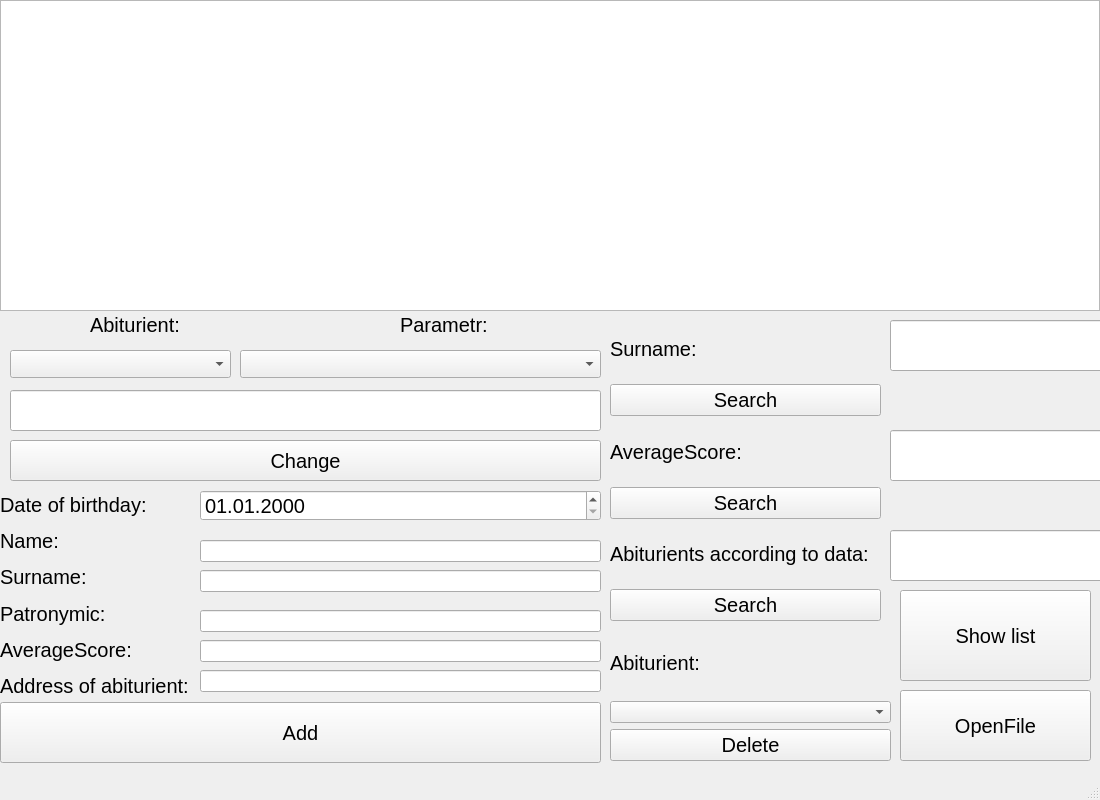
<?xml version="1.0" encoding="UTF-8"?>
<ui version="4.0">
 <class>MainWindow</class>
 <widget class="QMainWindow" name="MainWindow">
  <property name="geometry">
   <rect>
    <x>0</x>
    <y>0</y>
    <width>1100</width>
    <height>800</height>
   </rect>
  </property>
  <property name="windowTitle">
   <string>MainWindow</string>
  </property>
  <widget class="QWidget" name="centralwidget">
   <widget class="QTableWidget" name="tableWidget">
    <property name="geometry">
     <rect>
      <x>0</x>
      <y>0</y>
      <width>1100</width>
      <height>311</height>
     </rect>
    </property>
   </widget>
   <widget class="QWidget" name="layoutWidget">
    <property name="geometry">
     <rect>
      <x>0</x>
      <y>490</y>
      <width>192</width>
      <height>211</height>
     </rect>
    </property>
    <layout class="QVBoxLayout" name="verticalLayout">
     <item>
      <widget class="QLabel" name="label_3">
       <property name="styleSheet">
        <string notr="true">font-size: 20px;
color: rgb(0, 0, 0);</string>
       </property>
       <property name="text">
        <string>Date of birthday:</string>
       </property>
      </widget>
     </item>
     <item>
      <widget class="QLabel" name="label_4">
       <property name="styleSheet">
        <string notr="true">font-size: 20px;
color: rgb(0, 0, 0);</string>
       </property>
       <property name="text">
        <string>Name:</string>
       </property>
      </widget>
     </item>
     <item>
      <widget class="QLabel" name="label_9">
       <property name="styleSheet">
        <string notr="true">font-size: 20px;
color: rgb(0, 0, 0);</string>
       </property>
       <property name="text">
        <string>Surname:</string>
       </property>
      </widget>
     </item>
     <item>
      <widget class="QLabel" name="label_10">
       <property name="styleSheet">
        <string notr="true">font-size: 20px;
color: rgb(0, 0, 0);</string>
       </property>
       <property name="text">
        <string>Patronymic:</string>
       </property>
      </widget>
     </item>
     <item>
      <widget class="QLabel" name="label_11">
       <property name="styleSheet">
        <string notr="true">font-size: 20px;
color: rgb(0, 0, 0);</string>
       </property>
       <property name="text">
        <string>AverageScore:</string>
       </property>
      </widget>
     </item>
     <item>
      <widget class="QLabel" name="label_12">
       <property name="styleSheet">
        <string notr="true">font-size: 20px;
color: rgb(0, 0, 0);</string>
       </property>
       <property name="text">
        <string>Address of abiturient:</string>
       </property>
      </widget>
     </item>
    </layout>
   </widget>
   <widget class="QPushButton" name="pushButton_showList">
    <property name="geometry">
     <rect>
      <x>900</x>
      <y>590</y>
      <width>191</width>
      <height>91</height>
     </rect>
    </property>
    <property name="styleSheet">
     <string notr="true">font-size: 20px;
color: rgb(0, 0, 0);</string>
    </property>
    <property name="text">
     <string>Show list</string>
    </property>
   </widget>
   <widget class="QPushButton" name="pushButton_openFile">
    <property name="geometry">
     <rect>
      <x>900</x>
      <y>690</y>
      <width>191</width>
      <height>71</height>
     </rect>
    </property>
    <property name="styleSheet">
     <string notr="true">font-size: 20px;
color: rgb(0, 0, 0);</string>
    </property>
    <property name="text">
     <string>OpenFile</string>
    </property>
   </widget>
   <widget class="QWidget" name="layoutWidget_2">
    <property name="geometry">
     <rect>
      <x>610</x>
      <y>630</y>
      <width>281</width>
      <height>131</height>
     </rect>
    </property>
    <layout class="QVBoxLayout" name="verticalLayout_3">
     <item>
      <widget class="QLabel" name="label_2">
       <property name="styleSheet">
        <string notr="true">font-size: 20px;
color: rgb(0, 0, 0);</string>
       </property>
       <property name="text">
        <string>Abiturient:</string>
       </property>
      </widget>
     </item>
     <item>
      <widget class="QComboBox" name="comboBox"/>
     </item>
     <item>
      <widget class="QPushButton" name="delete_Button">
       <property name="styleSheet">
        <string notr="true">font-size: 20px;
color: rgb(0, 0, 0);</string>
       </property>
       <property name="text">
        <string>Delete</string>
       </property>
      </widget>
     </item>
    </layout>
   </widget>
   <widget class="QWidget" name="layoutWidget">
    <property name="geometry">
     <rect>
      <x>610</x>
      <y>320</y>
      <width>271</width>
      <height>301</height>
     </rect>
    </property>
    <layout class="QVBoxLayout" name="verticalLayout_2">
     <item>
      <widget class="QLabel" name="label_8">
       <property name="styleSheet">
        <string notr="true">font-size: 20px;
color: rgb(0, 0, 0);</string>
       </property>
       <property name="text">
        <string>Surname:</string>
       </property>
      </widget>
     </item>
     <item>
      <widget class="QPushButton" name="searchSurname_Button">
       <property name="styleSheet">
        <string notr="true">font-size: 20px;
color: rgb(0, 0, 0);</string>
       </property>
       <property name="text">
        <string>Search</string>
       </property>
      </widget>
     </item>
     <item>
      <widget class="QLabel" name="label_7">
       <property name="styleSheet">
        <string notr="true">font-size: 20px;
color: rgb(0, 0, 0);</string>
       </property>
       <property name="text">
        <string>AverageScore:</string>
       </property>
      </widget>
     </item>
     <item>
      <widget class="QPushButton" name="searchDepartment_Button">
       <property name="styleSheet">
        <string notr="true">font-size: 20px;
color: rgb(0, 0, 0);</string>
       </property>
       <property name="text">
        <string>Search</string>
       </property>
      </widget>
     </item>
     <item>
      <widget class="QLabel" name="label">
       <property name="styleSheet">
        <string notr="true">font-size: 20px;
color: rgb(0, 0, 0);</string>
       </property>
       <property name="text">
        <string>Abiturients according to data:</string>
       </property>
      </widget>
     </item>
     <item>
      <widget class="QPushButton" name="searchWorkExp_Button">
       <property name="styleSheet">
        <string notr="true">font-size: 20px;
color: rgb(0, 0, 0);</string>
       </property>
       <property name="text">
        <string>Search</string>
       </property>
      </widget>
     </item>
    </layout>
   </widget>
   <widget class="QLabel" name="label_5">
    <property name="geometry">
     <rect>
      <x>90</x>
      <y>309</y>
      <width>121</width>
      <height>31</height>
     </rect>
    </property>
    <property name="styleSheet">
     <string notr="true">font-size: 20px;
color: rgb(0, 0, 0);</string>
    </property>
    <property name="text">
     <string>Abiturient:</string>
    </property>
   </widget>
   <widget class="QComboBox" name="comboBox_5">
    <property name="geometry">
     <rect>
      <x>240</x>
      <y>350</y>
      <width>361</width>
      <height>28</height>
     </rect>
    </property>
   </widget>
   <widget class="QLabel" name="label_6">
    <property name="geometry">
     <rect>
      <x>400</x>
      <y>309</y>
      <width>91</width>
      <height>31</height>
     </rect>
    </property>
    <property name="styleSheet">
     <string notr="true">font-size: 20px;
color: rgb(0, 0, 0);</string>
    </property>
    <property name="text">
     <string>Parametr:</string>
    </property>
   </widget>
   <widget class="QLineEdit" name="lineEdit_4">
    <property name="geometry">
     <rect>
      <x>10</x>
      <y>390</y>
      <width>591</width>
      <height>41</height>
     </rect>
    </property>
   </widget>
   <widget class="QPushButton" name="change_Button">
    <property name="geometry">
     <rect>
      <x>10</x>
      <y>440</y>
      <width>591</width>
      <height>41</height>
     </rect>
    </property>
    <property name="styleSheet">
     <string notr="true">font-size: 20px;
color: rgb(0, 0, 0);</string>
    </property>
    <property name="text">
     <string>Change</string>
    </property>
   </widget>
   <widget class="QComboBox" name="comboBox_2">
    <property name="geometry">
     <rect>
      <x>10</x>
      <y>350</y>
      <width>221</width>
      <height>28</height>
     </rect>
    </property>
   </widget>
   <widget class="QLineEdit" name="lineEdit_nameAdd">
    <property name="geometry">
     <rect>
      <x>200</x>
      <y>540</y>
      <width>401</width>
      <height>22</height>
     </rect>
    </property>
    <property name="inputMask">
     <string/>
    </property>
   </widget>
   <widget class="QLineEdit" name="lineEdit_surnameAdd">
    <property name="geometry">
     <rect>
      <x>200</x>
      <y>570</y>
      <width>401</width>
      <height>22</height>
     </rect>
    </property>
   </widget>
   <widget class="QLineEdit" name="lineEdit_patronymicAdd">
    <property name="geometry">
     <rect>
      <x>200</x>
      <y>610</y>
      <width>401</width>
      <height>22</height>
     </rect>
    </property>
    <property name="inputMask">
     <string/>
    </property>
   </widget>
   <widget class="QLineEdit" name="lineEdit_departmentNumAdd">
    <property name="geometry">
     <rect>
      <x>200</x>
      <y>640</y>
      <width>401</width>
      <height>22</height>
     </rect>
    </property>
    <property name="inputMask">
     <string>999</string>
    </property>
   </widget>
   <widget class="QLineEdit" name="lineEdit_posAtWorkAdd">
    <property name="geometry">
     <rect>
      <x>200</x>
      <y>670</y>
      <width>401</width>
      <height>22</height>
     </rect>
    </property>
    <property name="inputMask">
     <string/>
    </property>
   </widget>
   <widget class="QPushButton" name="add_Button">
    <property name="geometry">
     <rect>
      <x>0</x>
      <y>702</y>
      <width>601</width>
      <height>61</height>
     </rect>
    </property>
    <property name="styleSheet">
     <string notr="true">font-size: 20px;
color: rgb(0, 0, 0);</string>
    </property>
    <property name="text">
     <string>Add</string>
    </property>
   </widget>
   <widget class="QDateEdit" name="dateEdit">
    <property name="geometry">
     <rect>
      <x>200</x>
      <y>490</y>
      <width>401</width>
      <height>31</height>
     </rect>
    </property>
    <property name="styleSheet">
     <string notr="true">font-size: 20px;
color: rgb(0, 0, 0);</string>
    </property>
    <property name="wrapping">
     <bool>false</bool>
    </property>
    <property name="readOnly">
     <bool>false</bool>
    </property>
    <property name="showGroupSeparator" stdset="0">
     <bool>false</bool>
    </property>
    <property name="minimumDate">
     <date>
      <year>1752</year>
      <month>12</month>
      <day>30</day>
     </date>
    </property>
    <property name="displayFormat">
     <string>dd.MM.yyyy</string>
    </property>
    <property name="calendarPopup">
     <bool>false</bool>
    </property>
   </widget>
   <widget class="QLineEdit" name="lineEdit">
    <property name="geometry">
     <rect>
      <x>890</x>
      <y>320</y>
      <width>244</width>
      <height>51</height>
     </rect>
    </property>
    <property name="inputMask">
     <string/>
    </property>
    <property name="text">
     <string/>
    </property>
   </widget>
   <widget class="QLineEdit" name="lineEdit_2">
    <property name="geometry">
     <rect>
      <x>890</x>
      <y>430</y>
      <width>244</width>
      <height>51</height>
     </rect>
    </property>
    <property name="inputMask">
     <string>999</string>
    </property>
   </widget>
   <widget class="QLineEdit" name="lineEdit_3">
    <property name="geometry">
     <rect>
      <x>890</x>
      <y>530</y>
      <width>244</width>
      <height>51</height>
     </rect>
    </property>
    <property name="inputMask">
     <string>9999</string>
    </property>
   </widget>
  </widget>
  <widget class="QMenuBar" name="menubar">
   <property name="geometry">
    <rect>
     <x>0</x>
     <y>0</y>
     <width>1100</width>
     <height>17</height>
    </rect>
   </property>
  </widget>
  <widget class="QStatusBar" name="statusbar"/>
 </widget>
 <resources/>
 <connections/>
</ui>
